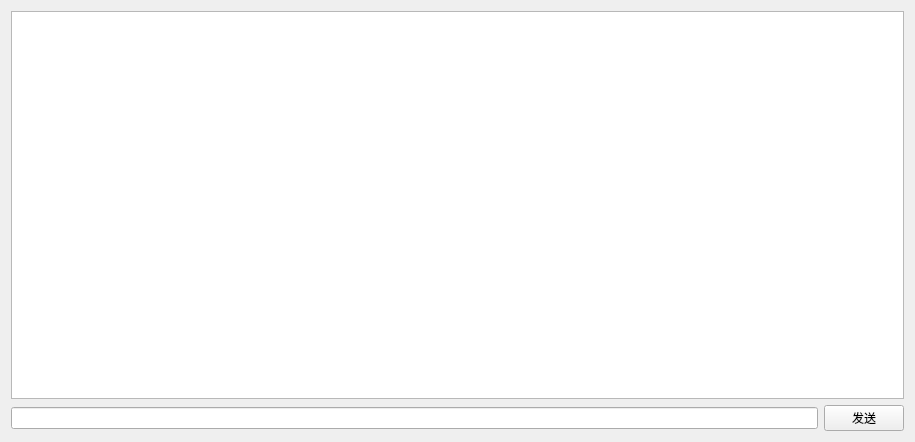
<?xml version="1.0" encoding="UTF-8"?>
<ui version="4.0">
 <class>PrivateChat</class>
 <widget class="QWidget" name="PrivateChat">
  <property name="geometry">
   <rect>
    <x>0</x>
    <y>0</y>
    <width>915</width>
    <height>442</height>
   </rect>
  </property>
  <property name="windowTitle">
   <string>Form</string>
  </property>
  <layout class="QVBoxLayout" name="verticalLayout_2">
   <item>
    <layout class="QVBoxLayout" name="verticalLayout">
     <item>
      <widget class="QTextEdit" name="showMsg_te"/>
     </item>
     <item>
      <layout class="QHBoxLayout" name="horizontalLayout">
       <item>
        <widget class="QLineEdit" name="inputMsg_le"/>
       </item>
       <item>
        <widget class="QPushButton" name="sendMsg_pb">
         <property name="text">
          <string>发送</string>
         </property>
        </widget>
       </item>
      </layout>
     </item>
    </layout>
   </item>
  </layout>
 </widget>
 <resources/>
 <connections/>
</ui>
